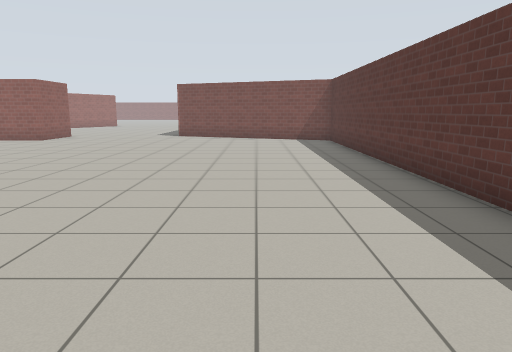
View 1 (above)

24 first-person views from a walk through a Gazebo world. The camera is 1.2 m above the floor, tilts 10° down and sees 70° across. Floor lines are 1 m apart. The floor is counted in squares, 1 m on a side. Each view is taken from the middle of a square. On the plan, view 1 faces up. The plan holds only what a view shows up to about 14 squares ahead; the rest is blank. The place goes on beyond the plan. Gazebo's built-in surfaces are drawn with simple patterns.

View 2
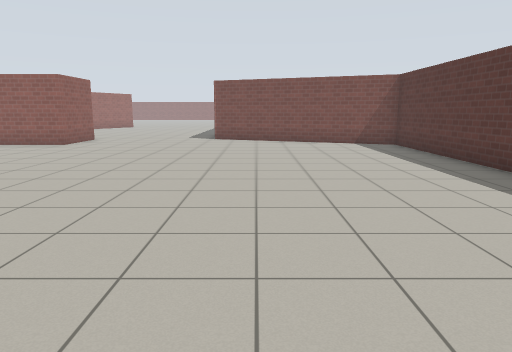

View 3
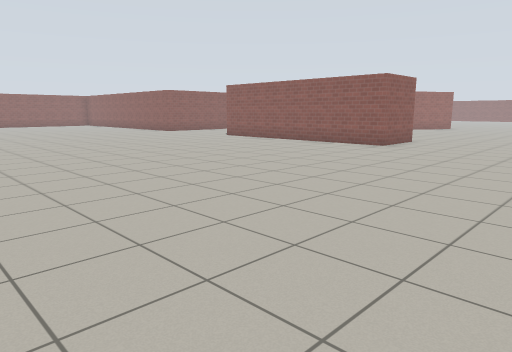

View 4
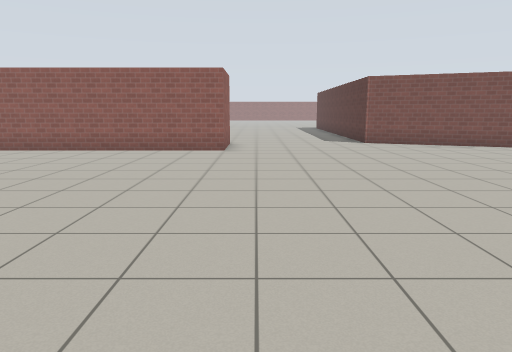

View 5
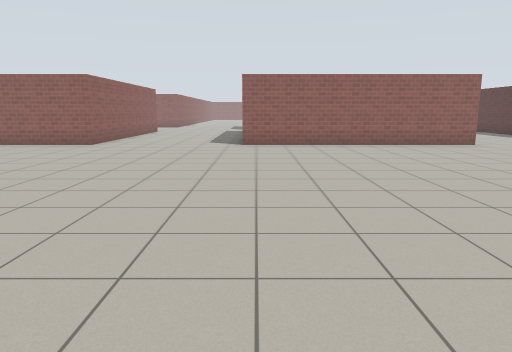

View 6
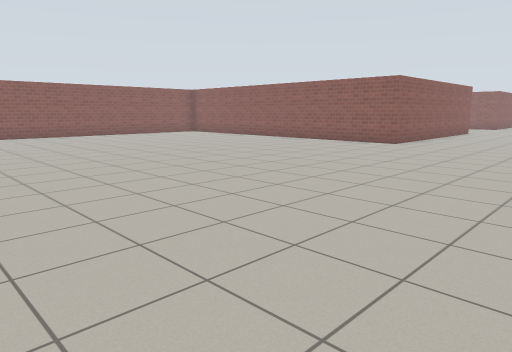

View 7
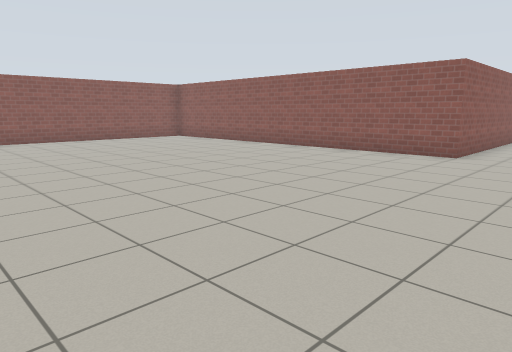

View 8
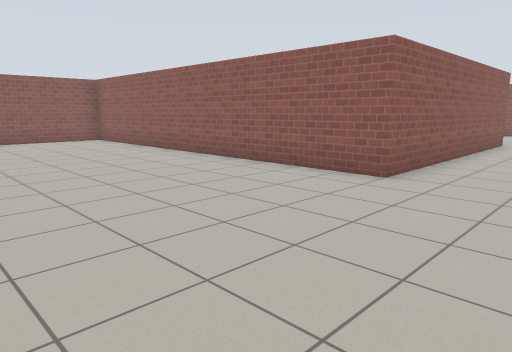

View 9
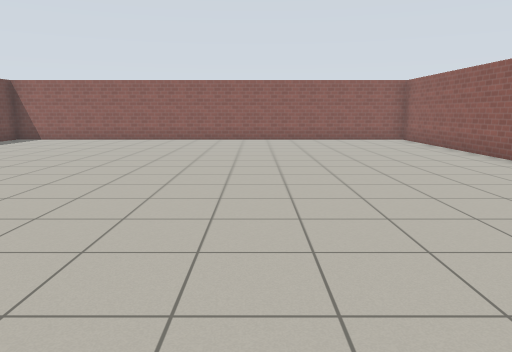

View 10
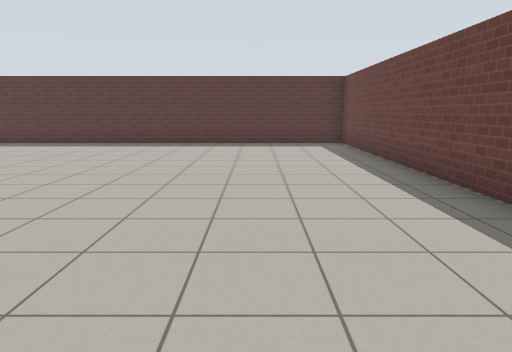

View 11
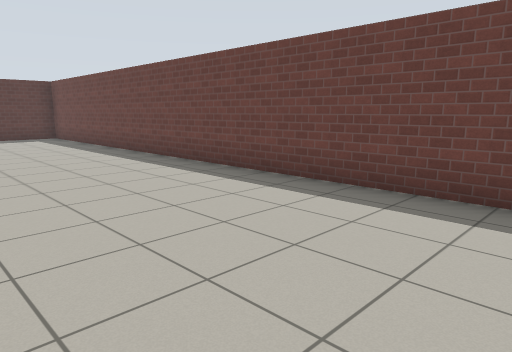

View 12
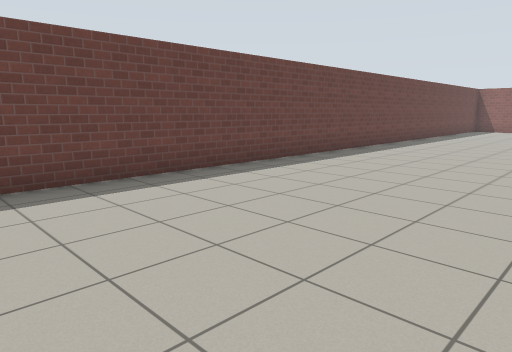

View 13
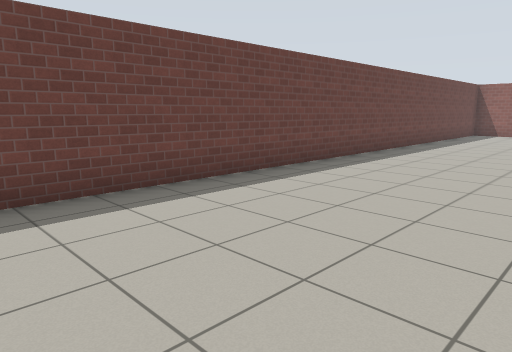

View 14
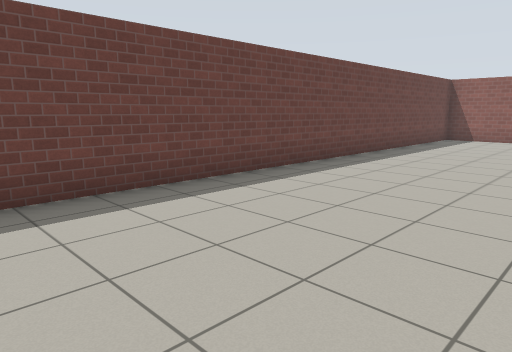

View 15
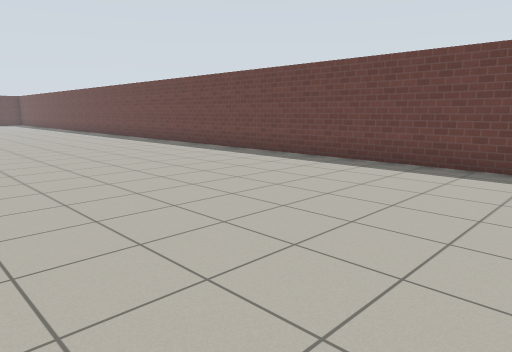

View 16
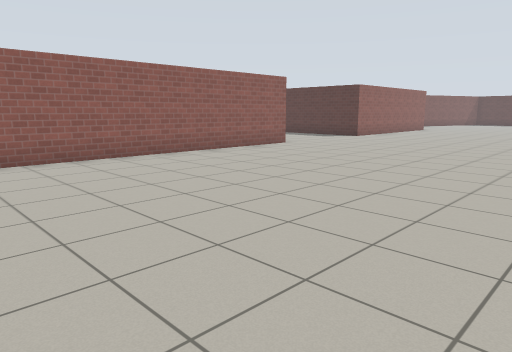

View 17
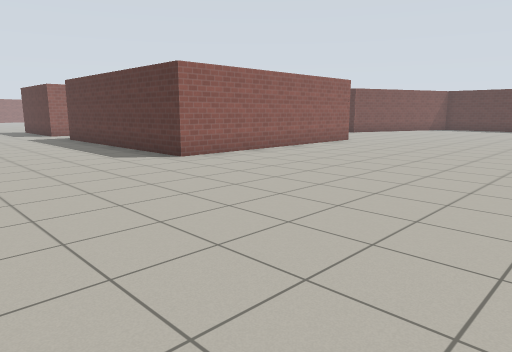

View 18
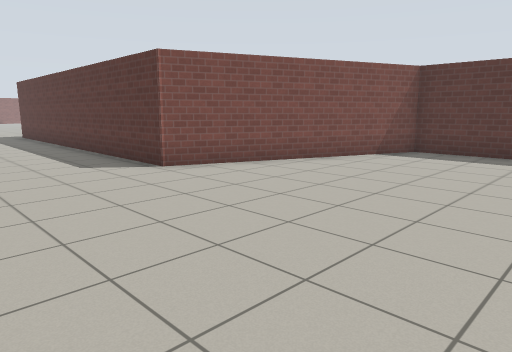

View 19
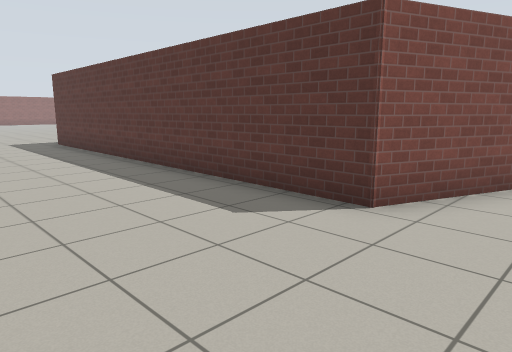

View 20
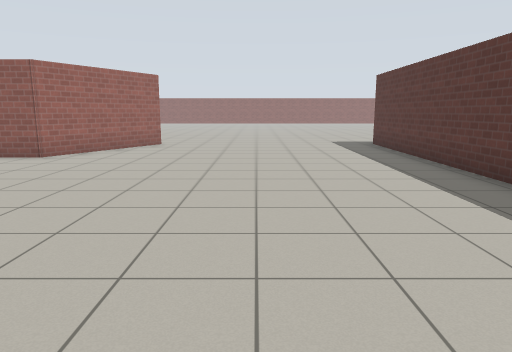

View 21
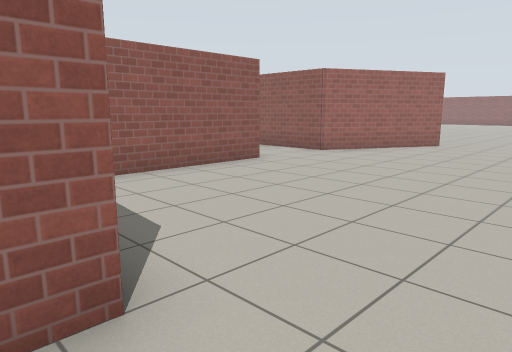

View 22
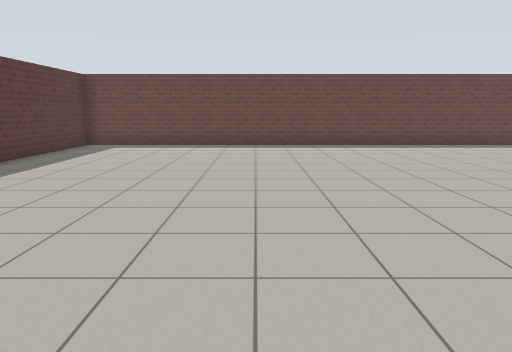

View 23
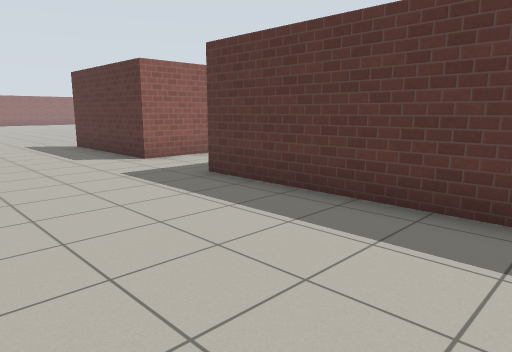

View 24
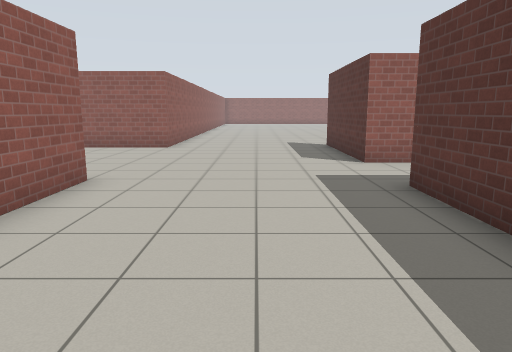

### Floor plan
Points are (right, up) in squares from view 1. A wall is a line through its corners. A room is listed if a view was taken in it or the views show most of it. See-through windows are left out.
Room 1 (views 1, 2, 3, 4, 5, 6, 7, 8, 9, 10, 11, 12, 13, 14, 15, 16, 17, 18, 19, 20, 21, 22, 23, 24)
walls: (-9, 17.9) (-9, 15.4) (-17.5, 15.4) (-17.5, 23.9); (-13.7, 23.9) (-13.7, 19.9); (-23, 24.4) (-23, 15.4) (-34.3, 15.4); (-11.5, 30.7) (-13.7, 26.6) (-17.5, 26.6) (-17.5, 31.5); (-23, 32.2) (-23, 30.4) (-25.9, 30.4); (-33.9, -1.3) (3.1, -1.3) (3.1, 15.4) (-3.8, 18.1) (-3.6, 30.8)
ways out: opening at (-17, 32); opening at (-11.5, 31.5)

Positions as (right, up) in squares from view 1, and headings:
1: (0, 0), facing up
2: (-2, 2), facing up
3: (-3, 3), facing up-left
4: (-8, 4), facing up
5: (-17, 2), facing up
6: (-17, 2), facing up-left
7: (-20, 5), facing up-left
8: (-20, 9), facing up-left
9: (-20, 9), facing left
10: (-11, 2), facing right
11: (-15, 4), facing down-right
12: (-11, 5), facing down-left
13: (-15, 4), facing down-left
14: (-19, 4), facing down-left
15: (-34, 7), facing down-right
16: (-34, 6), facing up-right
17: (-23, 7), facing up-right
18: (-8, 11), facing up-right
19: (-8, 16), facing up-right
20: (-8, 17), facing up
21: (-7, 17), facing up-left
22: (-3, 12), facing down
23: (-22, 18), facing up-right
24: (-20, 18), facing up
